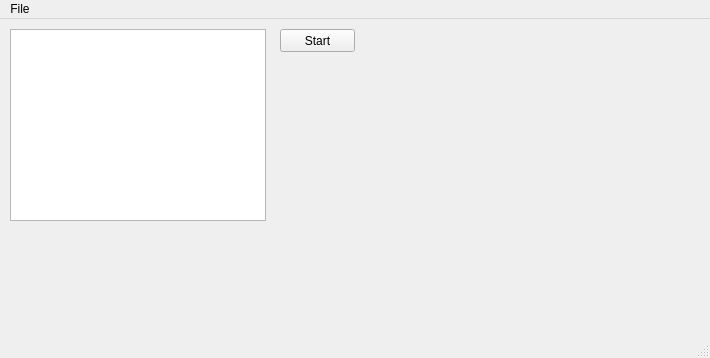
<?xml version="1.0" encoding="UTF-8"?>
<ui version="4.0">
 <class>MainWindow</class>
 <widget class="QMainWindow" name="MainWindow">
  <property name="geometry">
   <rect>
    <x>0</x>
    <y>0</y>
    <width>710</width>
    <height>358</height>
   </rect>
  </property>
  <property name="windowTitle">
   <string>TorqueRippleTest</string>
  </property>
  <widget class="QWidget" name="centralwidget">
   <widget class="QPushButton" name="ob_startbutton">
    <property name="geometry">
     <rect>
      <x>280</x>
      <y>10</y>
      <width>75</width>
      <height>23</height>
     </rect>
    </property>
    <property name="text">
     <string>Start</string>
    </property>
   </widget>
   <widget class="QListView" name="ob_listView">
    <property name="geometry">
     <rect>
      <x>10</x>
      <y>10</y>
      <width>256</width>
      <height>192</height>
     </rect>
    </property>
   </widget>
  </widget>
  <widget class="QMenuBar" name="menubar">
   <property name="geometry">
    <rect>
     <x>0</x>
     <y>0</y>
     <width>710</width>
     <height>21</height>
    </rect>
   </property>
   <widget class="QMenu" name="ob_menuFile">
    <property name="title">
     <string>File</string>
    </property>
   </widget>
   <addaction name="ob_menuFile"/>
  </widget>
  <widget class="QStatusBar" name="statusbar"/>
 </widget>
 <resources/>
 <connections/>
</ui>
